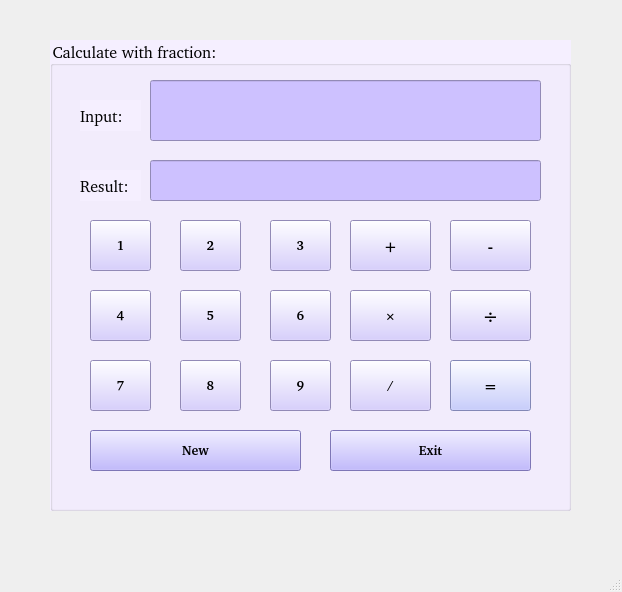
<?xml version="1.0" encoding="UTF-8"?>
<ui version="4.0">
 <class>MainWindow</class>
 <widget class="QMainWindow" name="MainWindow">
  <property name="geometry">
   <rect>
    <x>0</x>
    <y>0</y>
    <width>622</width>
    <height>592</height>
   </rect>
  </property>
  <property name="windowTitle">
   <string>MainWindow</string>
  </property>
  <widget class="QWidget" name="centralwidget">
   <widget class="QGroupBox" name="groupBox">
    <property name="geometry">
     <rect>
      <x>50</x>
      <y>40</y>
      <width>521</width>
      <height>471</height>
     </rect>
    </property>
    <property name="font">
     <font>
      <family>#9Slide03 Arima Madurai ExtraBo</family>
      <pointsize>12</pointsize>
     </font>
    </property>
    <property name="styleSheet">
     <string notr="true">background: rgb(245, 239, 255)</string>
    </property>
    <property name="title">
     <string>Calculate with fraction:</string>
    </property>
    <widget class="QLineEdit" name="lineEditInput">
     <property name="enabled">
      <bool>false</bool>
     </property>
     <property name="geometry">
      <rect>
       <x>100</x>
       <y>40</y>
       <width>391</width>
       <height>61</height>
      </rect>
     </property>
     <property name="font">
      <font>
       <family>#9Slide03 Arima Madurai ExtraBo</family>
       <pointsize>12</pointsize>
      </font>
     </property>
     <property name="styleSheet">
      <string notr="true">background: rgb(205, 193, 255);
</string>
     </property>
     <property name="alignment">
      <set>Qt::AlignLeading|Qt::AlignLeft|Qt::AlignTop</set>
     </property>
    </widget>
    <widget class="QLineEdit" name="lineEditResult">
     <property name="enabled">
      <bool>false</bool>
     </property>
     <property name="geometry">
      <rect>
       <x>100</x>
       <y>120</y>
       <width>391</width>
       <height>41</height>
      </rect>
     </property>
     <property name="font">
      <font>
       <family>#9Slide03 Arima Madurai ExtraBo</family>
       <pointsize>12</pointsize>
      </font>
     </property>
     <property name="styleSheet">
      <string notr="true">background: rgb(205, 193, 255);
</string>
     </property>
     <property name="alignment">
      <set>Qt::AlignLeading|Qt::AlignLeft|Qt::AlignTop</set>
     </property>
    </widget>
    <widget class="QLabel" name="label">
     <property name="geometry">
      <rect>
       <x>30</x>
       <y>60</y>
       <width>61</width>
       <height>31</height>
      </rect>
     </property>
     <property name="font">
      <font>
       <family>#9Slide03 Arima Madurai ExtraBo</family>
       <pointsize>12</pointsize>
      </font>
     </property>
     <property name="text">
      <string>Input:</string>
     </property>
    </widget>
    <widget class="QLabel" name="label_2">
     <property name="geometry">
      <rect>
       <x>30</x>
       <y>130</y>
       <width>61</width>
       <height>31</height>
      </rect>
     </property>
     <property name="font">
      <font>
       <family>#9Slide03 Arima Madurai ExtraBo</family>
       <pointsize>12</pointsize>
      </font>
     </property>
     <property name="text">
      <string>Result:</string>
     </property>
    </widget>
    <widget class="QPushButton" name="pushButton9">
     <property name="geometry">
      <rect>
       <x>220</x>
       <y>320</y>
       <width>61</width>
       <height>51</height>
      </rect>
     </property>
     <property name="font">
      <font>
       <family>#9Slide03 Arima Madurai ExtraBo</family>
       <pointsize>10</pointsize>
       <weight>75</weight>
       <bold>true</bold>
      </font>
     </property>
     <property name="styleSheet">
      <string notr="true">background: rgb(205, 193, 255);</string>
     </property>
     <property name="text">
      <string>9</string>
     </property>
    </widget>
    <widget class="QPushButton" name="pushButton4">
     <property name="geometry">
      <rect>
       <x>40</x>
       <y>250</y>
       <width>61</width>
       <height>51</height>
      </rect>
     </property>
     <property name="font">
      <font>
       <family>#9Slide03 Arima Madurai ExtraBo</family>
       <pointsize>10</pointsize>
       <weight>75</weight>
       <bold>true</bold>
      </font>
     </property>
     <property name="styleSheet">
      <string notr="true">background: rgb(205, 193, 255);</string>
     </property>
     <property name="text">
      <string>4</string>
     </property>
    </widget>
    <widget class="QPushButton" name="pushButton3">
     <property name="geometry">
      <rect>
       <x>220</x>
       <y>180</y>
       <width>61</width>
       <height>51</height>
      </rect>
     </property>
     <property name="font">
      <font>
       <family>#9Slide03 Arima Madurai ExtraBo</family>
       <pointsize>10</pointsize>
       <weight>75</weight>
       <bold>true</bold>
      </font>
     </property>
     <property name="styleSheet">
      <string notr="true">background: rgb(205, 193, 255);</string>
     </property>
     <property name="text">
      <string>3</string>
     </property>
    </widget>
    <widget class="QPushButton" name="pushButton6">
     <property name="geometry">
      <rect>
       <x>220</x>
       <y>250</y>
       <width>61</width>
       <height>51</height>
      </rect>
     </property>
     <property name="font">
      <font>
       <family>#9Slide03 Arima Madurai ExtraBo</family>
       <pointsize>10</pointsize>
       <weight>75</weight>
       <bold>true</bold>
      </font>
     </property>
     <property name="styleSheet">
      <string notr="true">background: rgb(205, 193, 255);</string>
     </property>
     <property name="text">
      <string>6</string>
     </property>
    </widget>
    <widget class="QPushButton" name="pushButton8">
     <property name="geometry">
      <rect>
       <x>130</x>
       <y>320</y>
       <width>61</width>
       <height>51</height>
      </rect>
     </property>
     <property name="font">
      <font>
       <family>#9Slide03 Arima Madurai ExtraBo</family>
       <pointsize>10</pointsize>
       <weight>75</weight>
       <bold>true</bold>
      </font>
     </property>
     <property name="styleSheet">
      <string notr="true">background: rgb(205, 193, 255);</string>
     </property>
     <property name="text">
      <string>8</string>
     </property>
    </widget>
    <widget class="QPushButton" name="pushButton7">
     <property name="geometry">
      <rect>
       <x>40</x>
       <y>320</y>
       <width>61</width>
       <height>51</height>
      </rect>
     </property>
     <property name="font">
      <font>
       <family>#9Slide03 Arima Madurai ExtraBo</family>
       <pointsize>10</pointsize>
       <weight>75</weight>
       <bold>true</bold>
      </font>
     </property>
     <property name="styleSheet">
      <string notr="true">background: rgb(205, 193, 255);</string>
     </property>
     <property name="text">
      <string>7</string>
     </property>
    </widget>
    <widget class="QPushButton" name="pushButton1">
     <property name="geometry">
      <rect>
       <x>40</x>
       <y>180</y>
       <width>61</width>
       <height>51</height>
      </rect>
     </property>
     <property name="font">
      <font>
       <family>#9Slide03 Arima Madurai ExtraBo</family>
       <pointsize>10</pointsize>
       <weight>75</weight>
       <bold>true</bold>
      </font>
     </property>
     <property name="styleSheet">
      <string notr="true">background: rgb(205, 193, 255);</string>
     </property>
     <property name="text">
      <string>1</string>
     </property>
    </widget>
    <widget class="QPushButton" name="pushButton2">
     <property name="geometry">
      <rect>
       <x>130</x>
       <y>180</y>
       <width>61</width>
       <height>51</height>
      </rect>
     </property>
     <property name="font">
      <font>
       <family>#9Slide03 Arima Madurai ExtraBo</family>
       <pointsize>10</pointsize>
       <weight>75</weight>
       <bold>true</bold>
      </font>
     </property>
     <property name="styleSheet">
      <string notr="true">background: rgb(205, 193, 255);</string>
     </property>
     <property name="text">
      <string>2</string>
     </property>
    </widget>
    <widget class="QPushButton" name="pushButton5">
     <property name="geometry">
      <rect>
       <x>130</x>
       <y>250</y>
       <width>61</width>
       <height>51</height>
      </rect>
     </property>
     <property name="font">
      <font>
       <family>#9Slide03 Arima Madurai ExtraBo</family>
       <pointsize>10</pointsize>
       <weight>75</weight>
       <bold>true</bold>
      </font>
     </property>
     <property name="styleSheet">
      <string notr="true">background: rgb(205, 193, 255);</string>
     </property>
     <property name="text">
      <string>5</string>
     </property>
    </widget>
    <widget class="QPushButton" name="pushButtonNew">
     <property name="geometry">
      <rect>
       <x>40</x>
       <y>390</y>
       <width>211</width>
       <height>41</height>
      </rect>
     </property>
     <property name="font">
      <font>
       <family>#9Slide03 Arima Madurai ExtraBo</family>
       <pointsize>10</pointsize>
       <weight>75</weight>
       <bold>true</bold>
      </font>
     </property>
     <property name="styleSheet">
      <string notr="true">background: rgb(176, 165, 255);</string>
     </property>
     <property name="text">
      <string>New</string>
     </property>
    </widget>
    <widget class="QPushButton" name="pushButtonSubstract">
     <property name="geometry">
      <rect>
       <x>400</x>
       <y>180</y>
       <width>81</width>
       <height>51</height>
      </rect>
     </property>
     <property name="font">
      <font>
       <family>#9Slide03 Arima Madurai ExtraBo</family>
       <pointsize>12</pointsize>
       <weight>75</weight>
       <bold>true</bold>
      </font>
     </property>
     <property name="styleSheet">
      <string notr="true">background: rgb(205, 193, 255);</string>
     </property>
     <property name="text">
      <string>-</string>
     </property>
    </widget>
    <widget class="QPushButton" name="pushButtonExit">
     <property name="geometry">
      <rect>
       <x>280</x>
       <y>390</y>
       <width>201</width>
       <height>41</height>
      </rect>
     </property>
     <property name="font">
      <font>
       <family>#9Slide03 Arima Madurai ExtraBo</family>
       <pointsize>10</pointsize>
       <weight>75</weight>
       <bold>true</bold>
      </font>
     </property>
     <property name="styleSheet">
      <string notr="true">background: rgb(176, 165, 255);</string>
     </property>
     <property name="text">
      <string>Exit</string>
     </property>
    </widget>
    <widget class="QPushButton" name="pushButtonAdd">
     <property name="geometry">
      <rect>
       <x>300</x>
       <y>180</y>
       <width>81</width>
       <height>51</height>
      </rect>
     </property>
     <property name="font">
      <font>
       <family>#9Slide03 Arima Madurai ExtraBo</family>
       <pointsize>12</pointsize>
       <weight>75</weight>
       <bold>true</bold>
      </font>
     </property>
     <property name="styleSheet">
      <string notr="true">background: rgb(205, 193, 255);</string>
     </property>
     <property name="text">
      <string>+</string>
     </property>
    </widget>
    <widget class="QPushButton" name="pushButtonMultiple">
     <property name="geometry">
      <rect>
       <x>300</x>
       <y>250</y>
       <width>81</width>
       <height>51</height>
      </rect>
     </property>
     <property name="font">
      <font>
       <family>SVN-HC Yeoman Gothic</family>
       <pointsize>11</pointsize>
       <weight>50</weight>
       <bold>false</bold>
      </font>
     </property>
     <property name="styleSheet">
      <string notr="true">background: rgb(205, 193, 255);</string>
     </property>
     <property name="text">
      <string>×</string>
     </property>
    </widget>
    <widget class="QPushButton" name="pushButtonDivide">
     <property name="geometry">
      <rect>
       <x>400</x>
       <y>250</y>
       <width>81</width>
       <height>51</height>
      </rect>
     </property>
     <property name="font">
      <font>
       <family>#9Slide03 Arima Madurai ExtraBo</family>
       <pointsize>14</pointsize>
       <weight>75</weight>
       <bold>true</bold>
      </font>
     </property>
     <property name="styleSheet">
      <string notr="true">background: rgb(205, 193, 255);</string>
     </property>
     <property name="text">
      <string>÷</string>
     </property>
    </widget>
    <widget class="QPushButton" name="pushButtonEqual">
     <property name="geometry">
      <rect>
       <x>400</x>
       <y>320</y>
       <width>81</width>
       <height>51</height>
      </rect>
     </property>
     <property name="font">
      <font>
       <family>#9Slide03 Arima Madurai ExtraBo</family>
       <pointsize>12</pointsize>
       <weight>75</weight>
       <bold>true</bold>
      </font>
     </property>
     <property name="styleSheet">
      <string notr="true">background: rgb(183, 190, 255)</string>
     </property>
     <property name="text">
      <string>=</string>
     </property>
    </widget>
    <widget class="QPushButton" name="pushButtonFraction">
     <property name="geometry">
      <rect>
       <x>300</x>
       <y>320</y>
       <width>81</width>
       <height>51</height>
      </rect>
     </property>
     <property name="font">
      <font>
       <family>#9Slide03 Arima Madurai ExtraBo</family>
       <pointsize>10</pointsize>
       <weight>75</weight>
       <bold>true</bold>
      </font>
     </property>
     <property name="styleSheet">
      <string notr="true">background: rgb(205, 193, 255);</string>
     </property>
     <property name="text">
      <string>/</string>
     </property>
    </widget>
   </widget>
  </widget>
  <widget class="QMenuBar" name="menubar">
   <property name="geometry">
    <rect>
     <x>0</x>
     <y>0</y>
     <width>622</width>
     <height>25</height>
    </rect>
   </property>
  </widget>
  <widget class="QStatusBar" name="statusbar"/>
 </widget>
 <resources/>
 <connections/>
</ui>
